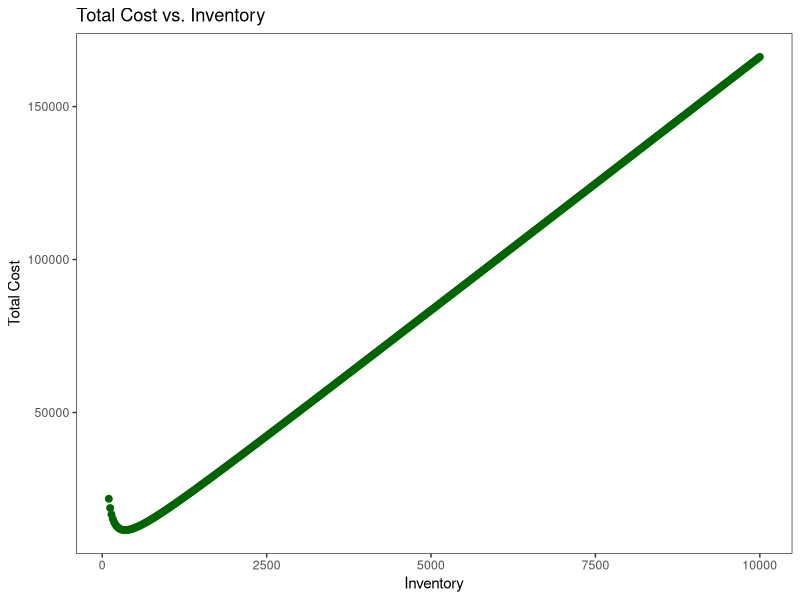

Write R code to recreate this figure.
cat("\014") # clears console
rm(list = ls()) # clears global environment
try(dev.off(dev.list()["RStudioGD"]), silent = TRUE) # clears plots
try(p_unload(p_loaded(), character.only = TRUE), silent = TRUE) # clears packages
options(scipen = 100) # disables scientific notation for entire R session



# >>>>>>>>>>>>>>>>>>>>>>>>>>>>>>>Week - 4<<<<<<<<<<<<<<<<<<<<<<<<<<<<<<<<<<<<<<<

# Module Four Project
# A Prescriptive Model for Strategic Decision-making, An Inventory Management Decision Model

# Part - 1
library(dplyr)
library(ggplot2)

# Data
annualdemand <- 19000
unitcost <- 123
holdper <- 0.135
holdcost <- unitcost*holdper
ordercost <- 159

# EOQ
eoq <- round(sqrt((2*annualdemand*ordercost)/holdcost),0)


# 1.5 times order quantity
nextorder <- 1.5*eoq


nfo <- round(annualdemand/nextorder,0)


ordering_cost <- ordercost * nfo


holdingcost <- eoq * holdcost


total <- ordering_cost + holdingcost


r_results <- data.frame(
  EOQ = eoq,
  Next_Order = nextorder,
  Number_of_Orders = nfo,
  Ordering_Cost = ordering_cost,
  Holding_Cost = holdingcost,
  Total_Cost = total
)


# Simulation of Inventory, 1.5 Times Inventory to obtain Minimum Total Cost

inventory <- seq(100,10000,by=20)


inventory_new <- inventory*1.5


totalcost <- (ordercost*(annualdemand/inventory_new))+(holdcost*inventory)

cost <- data.frame(inventory, inventory_new, totalcost)

head(cost)

which.min(cost$totalcost)
cost$inventory[13]  



# Plot of Total Cost Vs Inventory
ggplot(cost, aes(x = inventory, y = totalcost)) +
  geom_point(color = "darkgreen", size = 2) +
  labs(
    title = "Total Cost vs. Inventory",
    x = "Inventory",
    y = "Total Cost") +
  theme_bw() +
  theme(panel.grid.major = element_blank(), panel.grid.minor = element_blank())


# PART - 2

#Given Data 
min <- 15000
max <- 23000
mode <- 19000

set.seed(2024)
rand <- runif(3000)
rand <- round(rand,2)


options(scipen = 3000)

K <- (mode-min)/(max-min)

M <- (max-min)*(mode-min)


N <- (max-min)*(max-mode)


x <- min+sqrt(rand*M)

y <- max-sqrt((1-rand)*N)


annualdemand_sim <- round(ifelse(x<=K,x,y),0)
summary(annualdemand_sim)
round(sd(annualdemand_sim),0)

# Inventory Level
inventory_sim <- round(sqrt((2*annualdemand_sim*ordercost)/holdcost),0)
summary(inventory_sim)

inventory_new_sim <- 1.5 * inventory_sim

order_sim <- round(annualdemand_sim/inventory_sim,0)
summary(order_sim)

ordercost_sim <- (ordercost*annualdemand_sim)/inventory_new_sim

holdcost_sim <- inventory_sim*holdcost

totalcost_sim <- ordercost_sim + holdcost_sim

min(totalcost_sim)
mean(totalcost_sim)

simulated_data <- data.frame(inventory_sim,order_sim,totalcost_sim)

# expected minimum total cost
t.test(simulated_data$totalcost_sim,conf.level = 0.9)

# expected order quantity
t.test(simulated_data$inventory_sim,conf.level = 0.9)

# expected annual number of orders
t.test(simulated_data$order_sim, conf.level = 0.9)


































